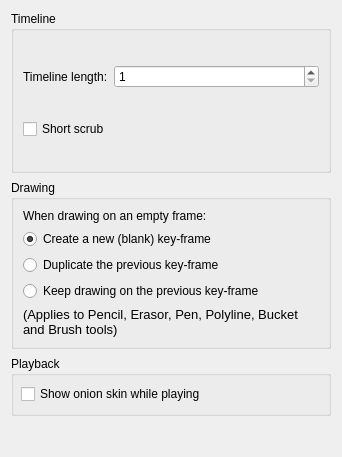
<?xml version="1.0" encoding="UTF-8"?>
<ui version="4.0">
 <class>TimelinePage</class>
 <widget class="QWidget" name="TimelinePage">
  <property name="geometry">
   <rect>
    <x>0</x>
    <y>0</y>
    <width>342</width>
    <height>457</height>
   </rect>
  </property>
  <layout class="QVBoxLayout" name="lay2">
   <property name="spacing">
    <number>7</number>
   </property>
   <item>
    <widget class="QGroupBox" name="timeLineBox">
     <property name="title">
      <string>Timeline</string>
     </property>
     <layout class="QVBoxLayout" name="lay">
      <item>
       <layout class="QHBoxLayout" name="horizontalLayout">
        <property name="topMargin">
         <number>5</number>
        </property>
        <property name="bottomMargin">
         <number>5</number>
        </property>
        <item>
         <widget class="QLabel" name="lengthSizeLabel">
          <property name="sizePolicy">
           <sizepolicy hsizetype="Fixed" vsizetype="Preferred">
            <horstretch>0</horstretch>
            <verstretch>0</verstretch>
           </sizepolicy>
          </property>
          <property name="text">
           <string comment="Preferences">Timeline length:</string>
          </property>
         </widget>
        </item>
        <item>
         <widget class="QSpinBox" name="timelineLength">
          <property name="minimum">
           <number>1</number>
          </property>
          <property name="maximum">
           <number>9999</number>
          </property>
         </widget>
        </item>
       </layout>
      </item>
      <item>
       <widget class="QCheckBox" name="scrubBox">
        <property name="text">
         <string>Short scrub</string>
        </property>
       </widget>
      </item>
     </layout>
    </widget>
   </item>
   <item>
    <widget class="QGroupBox" name="emptyFrameBox">
     <property name="title">
      <string>Drawing</string>
     </property>
     <layout class="QVBoxLayout" name="verticalLayout">
      <item>
       <widget class="QLabel" name="labelDrawingBehaviour">
        <property name="text">
         <string>When drawing on an empty frame:</string>
        </property>
       </widget>
      </item>
      <item>
       <widget class="QRadioButton" name="radioButtonAddNewKey">
        <property name="statusTip">
         <string>Create a new (blank) key-frame and start drawing on it.</string>
        </property>
        <property name="text">
         <string>Create a new (blank) key-frame</string>
        </property>
        <property name="checked">
         <bool>true</bool>
        </property>
       </widget>
      </item>
      <item>
       <widget class="QRadioButton" name="radioButtonDuplicate">
        <property name="statusTip">
         <string>Duplicate the previous key-frame and start drawing on the duplicate.</string>
        </property>
        <property name="text">
         <string>Duplicate the previous key-frame</string>
        </property>
       </widget>
      </item>
      <item>
       <widget class="QRadioButton" name="radioButtonDrawOnPrev">
        <property name="text">
         <string>Keep drawing on the previous key-frame</string>
        </property>
       </widget>
      </item>
      <item>
       <widget class="QLabel" name="labelAppliesTo">
        <property name="font">
         <font>
          <pointsize>10</pointsize>
         </font>
        </property>
        <property name="text">
         <string>&lt;html&gt;&lt;head/&gt;&lt;body&gt;&lt;p&gt;(Applies to Pencil, Erasor, Pen, Polyline, Bucket and Brush tools)&lt;/p&gt;&lt;/body&gt;&lt;/html&gt;</string>
        </property>
        <property name="wordWrap">
         <bool>true</bool>
        </property>
       </widget>
      </item>
     </layout>
    </widget>
   </item>
   <item>
    <widget class="QGroupBox" name="playbackBox">
     <property name="minimumSize">
      <size>
       <width>0</width>
       <height>60</height>
      </size>
     </property>
     <property name="maximumSize">
      <size>
       <width>16777215</width>
       <height>60</height>
      </size>
     </property>
     <property name="title">
      <string>Playback</string>
     </property>
     <widget class="QCheckBox" name="onionWhilePlayback">
      <property name="geometry">
       <rect>
        <x>10</x>
        <y>30</y>
        <width>301</width>
        <height>16</height>
       </rect>
      </property>
      <property name="text">
       <string>Show onion skin while playing</string>
      </property>
     </widget>
    </widget>
   </item>
   <item>
    <spacer name="verticalSpacer">
     <property name="orientation">
      <enum>Qt::Vertical</enum>
     </property>
     <property name="sizeType">
      <enum>QSizePolicy::Preferred</enum>
     </property>
     <property name="sizeHint" stdset="0">
      <size>
       <width>20</width>
       <height>30</height>
      </size>
     </property>
    </spacer>
   </item>
  </layout>
 </widget>
 <resources/>
 <connections/>
 <slots>
  <slot>frameSizeChange(int)</slot>
  <slot>lengthSizeChange(QString)</slot>
  <slot>scrubChange(int)</slot>
 </slots>
</ui>
